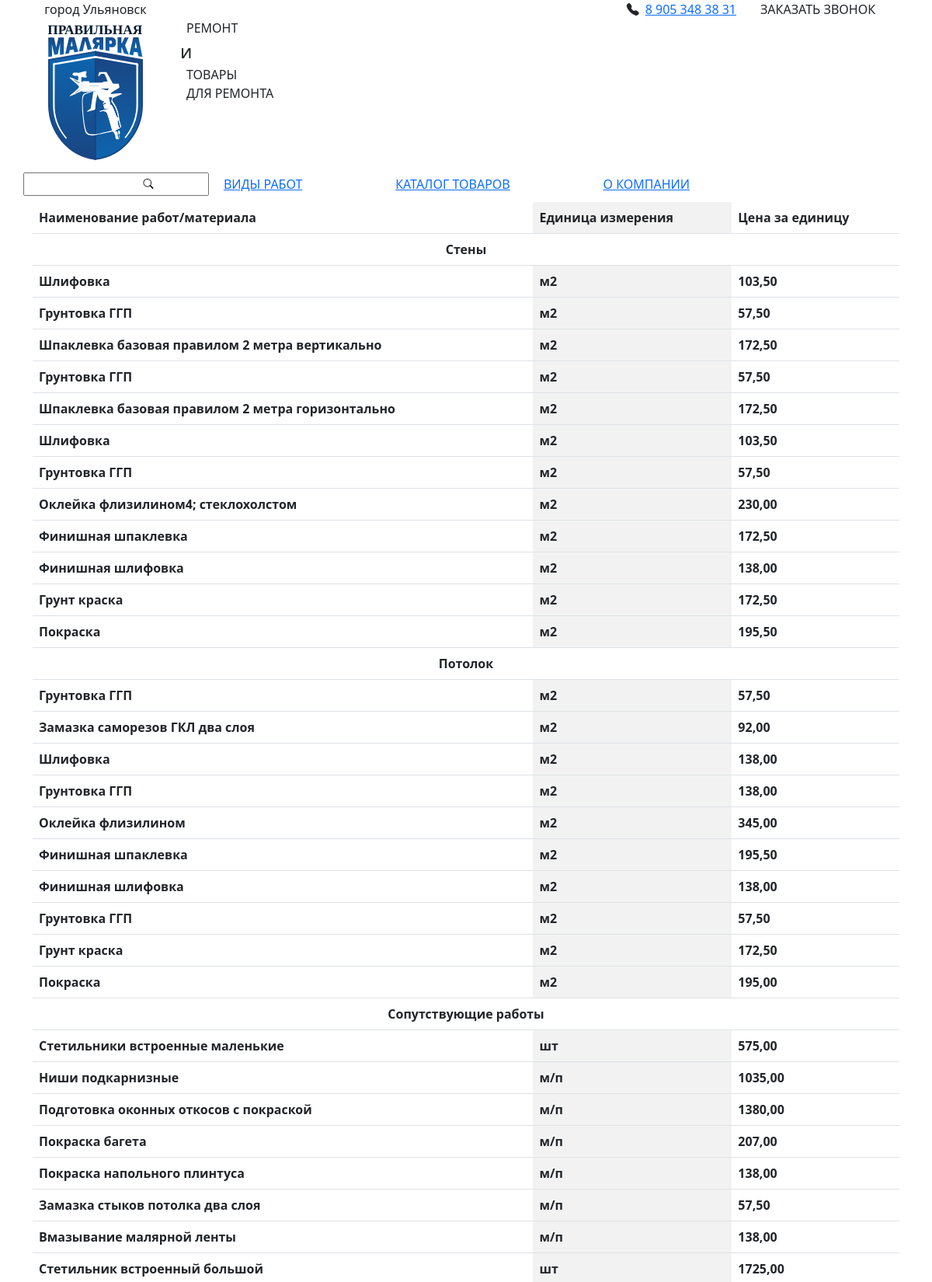
Page /services/ (upper part) on the committed database.
### cms/models.py (models this page shows, shortened)
class Contacts(models.Model):
    phone1 = models.CharField(max_length=250, null=True, blank=True, verbose_name='Номер телефона для контактов')
    phone2 = models.CharField(max_length=250, null=True, blank=True, verbose_name='Номер телефона для контактов')
    phone3 = models.CharField(max_length=250, null=True, blank=True, verbose_name='Номер телефона для контактов')
    address1 = models.CharField(max_length=250, null=True, blank=True, verbose_name='Адрес')
    address2 = models.CharField(max_length=250, null=True, blank=True, verbose_name='Адрес')
    address3 = models.CharField(max_length=250, null=True, blank=True, verbose_name='Адрес')
    email1 = models.EmailField(null=True, blank=True, verbose_name='E-mail')
    email2 = models.EmailField(null=True, blank=True, verbose_name='E-mail')
    email3 = models.EmailField(null=True, blank=True, verbose_name='E-mail')
    class Meta:
        verbose_name = 'Контактные данные'
        verbose_name_plural = 'Контактные данные'

class Logo(models.Model):
    image = models.FileField(upload_to="images/logo", null=True, blank=True, verbose_name="Логотип")
    inuse = models.BooleanField(null=True, blank=True, verbose_name='Использовать на сайте')
    @property
    def image_url(self):
        if self.image and hasattr(self.image, 'url'):
            return self.image.url
    class Meta:
        verbose_name = 'Логотип'
        verbose_name_plural = 'Логотипы'

class Service(models.Model):
    name = models.CharField(max_length=256, blank=True, null=True, verbose_name='Наименование')
    service_pc = models.CharField(max_length=20, blank=True, null=True, verbose_name='Единица измерения')
    service_price = models.DecimalField(max_digits=10, decimal_places=2, verbose_name='Цена за единицу')
    service_category = models.ForeignKey(ServiceCategory, on_delete=models.CASCADE, verbose_name="Категория")
    service_code = models.CharField(max_length=256, verbose_name='Код вида работ', null=True, blank=True)
    class Meta:
        verbose_name = 'Вид работ'
        verbose_name_plural = 'Виды работ'

### main/models.py (models this page shows, shortened)
class ServiceCategory(models.Model):
    name = models.CharField(max_length=256, blank=True, null=True, verbose_name='Наименование')
    photo = models.ImageField(upload_to="images/service_category", verbose_name="Фото", null=True, blank=True)
    class Meta:
        verbose_name = 'Категория работ'
        verbose_name_plural = 'Категории работ'

### main/views.py (the view)
# urls.py: path('services/', views.services, name='services'),
def services(request):
    catalog = {}
    categories = ServiceCategory.objects.all()
    searchform = SearchForm
    for category in categories:
        services = Service.objects.filter(service_category=category)
        currentservices = []
        for ser in services:
            currentservices.append(ser)
        catalog.update({category.name: currentservices})
    try:
        logo = Logo.objects.get(inuse=True)
    except:
        logo = ''
    try:
        contacts = Contacts.objects.all()
    except:
        contacts = ''
    socials = Socials.objects.all()
    form = OrderForm
    allcategory = Category.objects.all()
    allsubcategory = SubCategory.objects.all()
    disc = {
        'allcategory': allcategory,
        'allsubcategory': allsubcategory,
        'form': form,
        'socials': socials,
        'contacts': contacts[0],
        'logo': logo,
        'searchform': searchform,
        'catalog': catalog,
    }
    return render(request, 'main/services.html', disc)

### cms/models.py (called while the page is built)
    def image_url(self):
        if self.image and hasattr(self.image, 'url'):
            return self.image.url

    def __str__(self):
        return self.social_network

### main/models.py (called while the page is built)
    def __str__(self):
        return self.name

    def __str__(self):
        return self.name

### templates/main/services.html (shortened to what this page needs)
{% extends 'base.html' %}
{% block services %}
    <table class="table table-striped-columns w-100 services_table">
        <thead>
        <tr>
            <th scope="col">
                Наименование работ/материала
            </th>
            <th scope="col">
                Единица измерения
            </th>
            <th scope="col">
                Цена за единицу
            </th>
        </tr>
        </thead>
        <tbody>
        {% for cat, services in catalog.items %}
            <tr id="{{ cat }}">
                <th colspan="3" class="text-center">{{ cat }}</th>
            </tr>
            {% for item in services %}
                <tr>
                    <th>{{ item.name }}</th>
                    <th>{{ item.service_pc }}</th>
                    <th>{{ item.service_price }}</th>
                </tr>
            {% endfor %}
        {% endfor %}
        </tbody>
    </table>
{% endblock %}

### templates/main/components/header.html (shortened to what this page needs)
{% load static %}
<nav class="container d-none d-sm-flex w-100 flex-column ">
    <div class="row container p-0 d-flex justify-content-center first-row w-100">
        <div class="col-2 text-center uln">
            <span class="align-self-center d-none d-xl-block">город Ульяновск</span>
        </div>
        <div class="col-8 d-flex justify-content-end phone">
            <i class="bi bi-telephone-fill me-2"></i>
            {% if contacts.phone1 %}
                <a href="tel:{{ contacts.phone1 }}"> {{ contacts.phone1}}</a>
            {% endif %}
        </div>
        <div class="col-2 text-center call-back">
            <span type="button" data-bs-toggle="modal" data-bs-target="#headercallback">ЗАКАЗАТЬ ЗВОНОК</span>
        </div>
    </div>
    <div class="row container p-0 second-row w-100">
        <div class="col-2">
            <div class="logo-wrapper text-center h-100 d-flex flex-column justify-content-center">
                <a href="{% url 'index' %}">
                    {% if logo.image %}
                        <img src="{{ logo.image_url }} "
                             class="w-75 my-2 object-fit-cover" alt="Логотип"
                        >
                    {% else %}
                        <img src="{% static "images/no_image.svg" %}"
                             class="card-img-top img-responsive" alt="Логотип">
                    {% endif %}
                </a>
            </div>
        </div>
        <div class="col-10 px-0">
            <div class="menu-img d-flex flex-column justify-content-center">
                <span class="repair ms-4">РЕМОНТ</span>
                <div class="d-flex">
                    <span class="and fs-4 mx-3">и</span>
                </div>
                <span class="goods ms-4">ТОВАРЫ</span>
                <span class="for-repair ms-4">ДЛЯ РЕМОНТА</span>
            </div>
        </div>
    </div>
    <div class="row container p-0 third-row w-100">
        <div class="col-2 px-0">
            <form action="{% url 'search' %}"
                  class="text-center mx-auto py-2 search-wrapper text-center position-relative" method='POST'>
                {{ searchform.as_div }}
                <button type='submit' class='bi bi-search position-absolute'
                        style="top: 30%; right: 10%; font-size: 13px;      background: none;
                        border: none;
                        padding: 0;">
                </button>
            </form>
        </div>
        <div class="col-8 d-flex justify-content-around menu_header">
            <a class="align-self-center text-center" href="{% url 'services' %}">ВИДЫ РАБОТ</a>
            <a class="text-center align-self-center to_goods" href="{% url 'index' %}#goods">КАТАЛОГ ТОВАРОВ</a>
            <a class="align-self-center text-center" href="{% url 'about' %}">О КОМПАНИИ</a>
        </div>
        <div class="col-2 position-relative text-center cart-wrapper">
        </div>
    </div>
</nav>

### rows in the picture
Contacts: phone1 "8 905 348 38 31"
Logo: image_url (picture)
Service: name "Стены", name "Шлифовка", service_pc "м2", service_price "103,50"
Service: name "Грунтовка ГГП", service_pc "м2", service_price "57,50"
Service: name "Шпаклевка базовая правилом 2 метра вертикально", service_pc "м2", service_price "172,50"
Service: name "Грунтовка ГГП", service_pc "м2", service_price "57,50"
Service: name "Шпаклевка базовая правилом 2 метра горизонтально", service_pc "м2", service_price "172,50"
Service: name "Шлифовка", service_pc "м2", service_price "103,50"
Service: name "Грунтовка ГГП", service_pc "м2", service_price "57,50"
Service: name "Оклейка флизилином4; стеклохолстом", service_pc "м2", service_price "230,00"
Service: name "Финишная шпаклевка", service_pc "м2", service_price "172,50"
Service: name "Финишная шлифовка", service_pc "м2", service_price "138,00"
Service: name "Грунт краска", service_pc "м2", service_price "172,50"
Service: name "Покраска", service_pc "м2", service_price "195,50"
Service: name "Потолок", name "Грунтовка ГГП", service_pc "м2", service_price "57,50"
Service: name "Замазка саморезов ГКЛ два слоя", service_pc "м2", service_price "92,00"
Service: name "Шлифовка", service_pc "м2", service_price "138,00"
Service: name "Грунтовка ГГП", service_pc "м2", service_price "138,00"
Service: name "Оклейка флизилином", service_pc "м2", service_price "345,00"
Service: name "Финишная шпаклевка", service_pc "м2", service_price "195,50"
Service: name "Финишная шлифовка", service_pc "м2", service_price "138,00"
Service: name "Грунтовка ГГП", service_pc "м2", service_price "57,50"
Service: name "Грунт краска", service_pc "м2", service_price "172,50"
Service: name "Покраска", service_pc "м2", service_price "195,00"
ServiceCategory: catalog "Сопутствующие работы"
Service: name "Стетильники встроенные маленькие", service_pc "шт", service_price "575,00"
Service: name "Ниши подкарнизные", service_pc "м/п", service_price "1035,00"
Service: name "Подготовка оконных откосов с покраской", service_pc "м/п", service_price "1380,00"
Service: name "Покраска багета", service_pc "м/п", service_price "207,00"
Service: name "Покраска напольного плинтуса", service_pc "м/п", service_price "138,00"
Service: name "Замазка стыков потолка два слоя", service_pc "м/п", service_price "57,50"
Service: name "Вмазывание малярной ленты", service_pc "м/п", service_price "138,00"
Service: name "Стетильник встроенный большой", service_pc "шт", service_price "1725,00"
